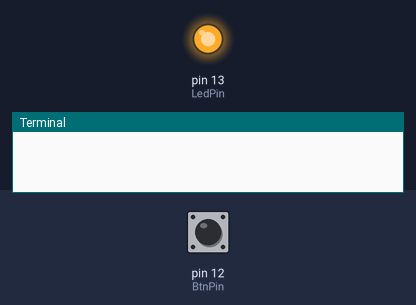
The program below on a simulated Raspberry Pi (header pin numbers). Shown: output pins drawn as LEDs (lit = HIGH), the last lines printed to the terminal. Dashed ring = blinking. The inputs (shaded band) are chosen by the test bench; at power-on: pin 12 (BtnPin) HIGH.

Above: at 1.2 s.
1.3 s: pin 12 (BtnPin) pulled LOW for 1 s
At 1.45 s:
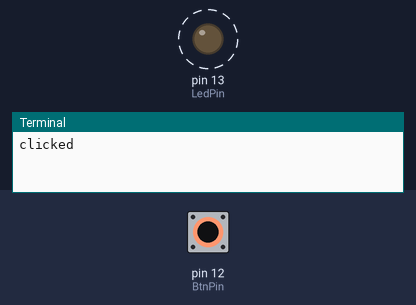
3.8 s: pin 12 (BtnPin) pulled LOW for 0.15 s
At 4.8 s:
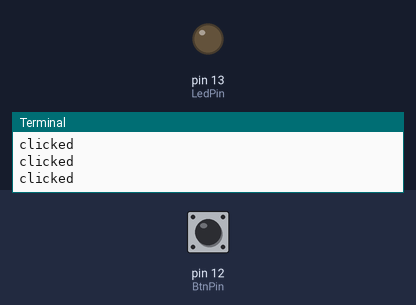
5.4 s: pin 12 (BtnPin) pulled LOW for 3.2 s
At 9.5 s:
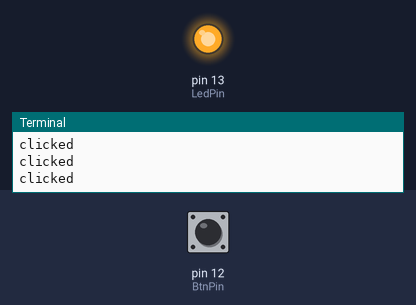
Timing chart, 0 to 11.0 s (numbered marks = the images above; inputs shaded):
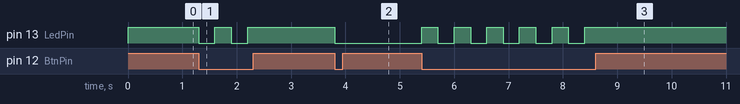

Measured:
- after the input at 1.3 s, pin 13 (LedPin): alternates HIGH for 0.30 s and LOW for 0.30 s, 4 changes in all, then stays HIGH, starting at once
- after the input at 3.8 s, pin 13 (LedPin): HIGH → LOW at once
- after the input at 5.4 s, pin 13 (LedPin): alternates HIGH for 0.30 s and LOW for 0.30 s, 11 changes in all, then stays HIGH, starting at once

The program:

ButtonLed.py
```python
#!/usr/bin/env python
import RPi.GPIO as GPIO
import time

LedPin = 13    # pin11 --- led
BtnPin = 12    # pin12 --- button

def setup():
	GPIO.setmode(GPIO.BOARD)       # Numbers GPIOs by physical location
	GPIO.setup(LedPin, GPIO.OUT)   # Set LedPin's mode is output
	GPIO.setup(BtnPin, GPIO.IN, pull_up_down=GPIO.PUD_UP)    # Set BtnPin's mode is input, and pull up to high level(3.3V)
	GPIO.output(LedPin, GPIO.HIGH) # Set LedPin high(+3.3V) to make led off

def loop():
	status = GPIO.HIGH
	while True:
		if GPIO.input(BtnPin) == GPIO.LOW: # Check whether the button is pressed or not.
			print 'clicked'
			status = toggle(status)
			GPIO.output(LedPin, status)  # led on
			time.sleep(.3)
		# else:
			# print 'led off...'
			# GPIO.output(LedPin, GPIO.HIGH) # led off

def toggle(status):
	if status == GPIO.HIGH:
		status = GPIO.LOW
	else:
		status = GPIO.HIGH
	return status

def destroy():
	GPIO.output(LedPin, GPIO.HIGH)     # led off
	GPIO.cleanup()                     # Release resource

if __name__ == '__main__':     # Program start from here
	setup()
	try:
		loop()
	except KeyboardInterrupt:  # When 'Ctrl+C' is pressed, the child program destroy() will be  executed.
		destroy()
```
